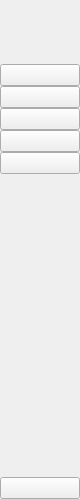
     <widget class="QWidget" name="icon_only_widget" native="true">
      <property name="maximumSize">
       <size>
        <width>80</width>
        <height>16777215</height>
       </size>
      </property>
      <layout class="QVBoxLayout" name="verticalLayout_3">
       <property name="spacing">
        <number>0</number>
       </property>
       <property name="leftMargin">
        <number>0</number>
       </property>
       <property name="topMargin">
        <number>0</number>
       </property>
       <property name="rightMargin">
        <number>0</number>
       </property>
       <property name="bottomMargin">
        <number>0</number>
       </property>
       <item>
        <layout class="QHBoxLayout" name="horizontalLayout_3">
         <item>
          <widget class="QLabel" name="main_logo">
           <property name="minimumSize">
            <size>
             <width>64</width>
             <height>64</height>
            </size>
           </property>
           <property name="maximumSize">
            <size>
             <width>64</width>
             <height>64</height>
            </size>
           </property>
           <property name="text">
            <string/>
           </property>
           <property name="pixmap">
            <pixmap resource="resources.qrc">:/icons/icons/logo.svg</pixmap>
           </property>
          </widget>
         </item>
        </layout>
       </item>
       <item>
        <layout class="QVBoxLayout" name="verticalLayout">
         <item>
          <widget class="QPushButton" name="info_small">
           <property name="maximumSize">
            <size>
             <width>16777215</width>
             <height>30</height>
            </size>
           </property>
           <property name="text">
            <string/>
           </property>
           <property name="icon">
            <iconset resource="resources.qrc">
             <normaloff>:/icons/icons/logo.svg</normaloff>:/icons/icons/logo.svg</iconset>
           </property>
           <property name="checkable">
            <bool>true</bool>
           </property>
           <property name="autoExclusive">
            <bool>true</bool>
           </property>
          </widget>
         </item>
         <item>
          <widget class="QPushButton" name="rpc_small">
           <property name="maximumSize">
            <size>
             <width>16777215</width>
             <height>30</height>
            </size>
           </property>
           <property name="text">
            <string/>
           </property>
           <property name="icon">
            <iconset resource="resources.qrc">
             <normaloff>:/icons/icons/logo.svg</normaloff>:/icons/icons/logo.svg</iconset>
           </property>
           <property name="checkable">
            <bool>true</bool>
           </property>
           <property name="autoExclusive">
            <bool>true</bool>
           </property>
          </widget>
         </item>
         <item>
          <widget class="QPushButton" name="rpg_small">
           <property name="maximumSize">
            <size>
             <width>16777215</width>
             <height>30</height>
            </size>
           </property>
           <property name="text">
            <string/>
           </property>
           <property name="icon">
            <iconset resource="resources.qrc">
             <normaloff>:/icons/icons/logo.svg</normaloff>:/icons/icons/logo.svg</iconset>
           </property>
           <property name="checkable">
            <bool>true</bool>
           </property>
           <property name="autoExclusive">
            <bool>true</bool>
           </property>
          </widget>
         </item>
         <item>
          <widget class="QPushButton" name="rrg_small">
           <property name="maximumSize">
            <size>
             <width>16777215</width>
             <height>30</height>
            </size>
           </property>
           <property name="text">
            <string/>
           </property>
           <property name="icon">
            <iconset resource="resources.qrc">
             <normaloff>:/icons/icons/logo.svg</normaloff>:/icons/icons/logo.svg</iconset>
           </property>
           <property name="checkable">
            <bool>true</bool>
           </property>
           <property name="autoExclusive">
            <bool>true</bool>
           </property>
          </widget>
         </item>
         <item>
          <widget class="QPushButton" name="result_small">
           <property name="maximumSize">
            <size>
             <width>16777215</width>
             <height>30</height>
            </size>
           </property>
           <property name="text">
            <string/>
           </property>
           <property name="icon">
            <iconset resource="resources.qrc">
             <normaloff>:/icons/icons/logo.svg</normaloff>:/icons/icons/logo.svg</iconset>
           </property>
           <property name="checkable">
            <bool>true</bool>
           </property>
           <property name="autoExclusive">
            <bool>true</bool>
           </property>
          </widget>
         </item>
        </layout>
       </item>
       <item>
        <spacer name="verticalSpacer">
         <property name="orientation">
          <enum>Qt::Vertical</enum>
         </property>
         <property name="sizeHint" stdset="0">
          <size>
           <width>20</width>
           <height>303</height>
          </size>
         </property>
        </spacer>
       </item>
       <item>
        <widget class="QPushButton" name="exit_small">
         <property name="text">
          <string/>
         </property>
         <property name="icon">
          <iconset resource="resources.qrc">
           <normaloff>:/icons/icons/logo.svg</normaloff>:/icons/icons/logo.svg</iconset>
         </property>
        </widget>
       </item>
      </layout>
     </widget>
